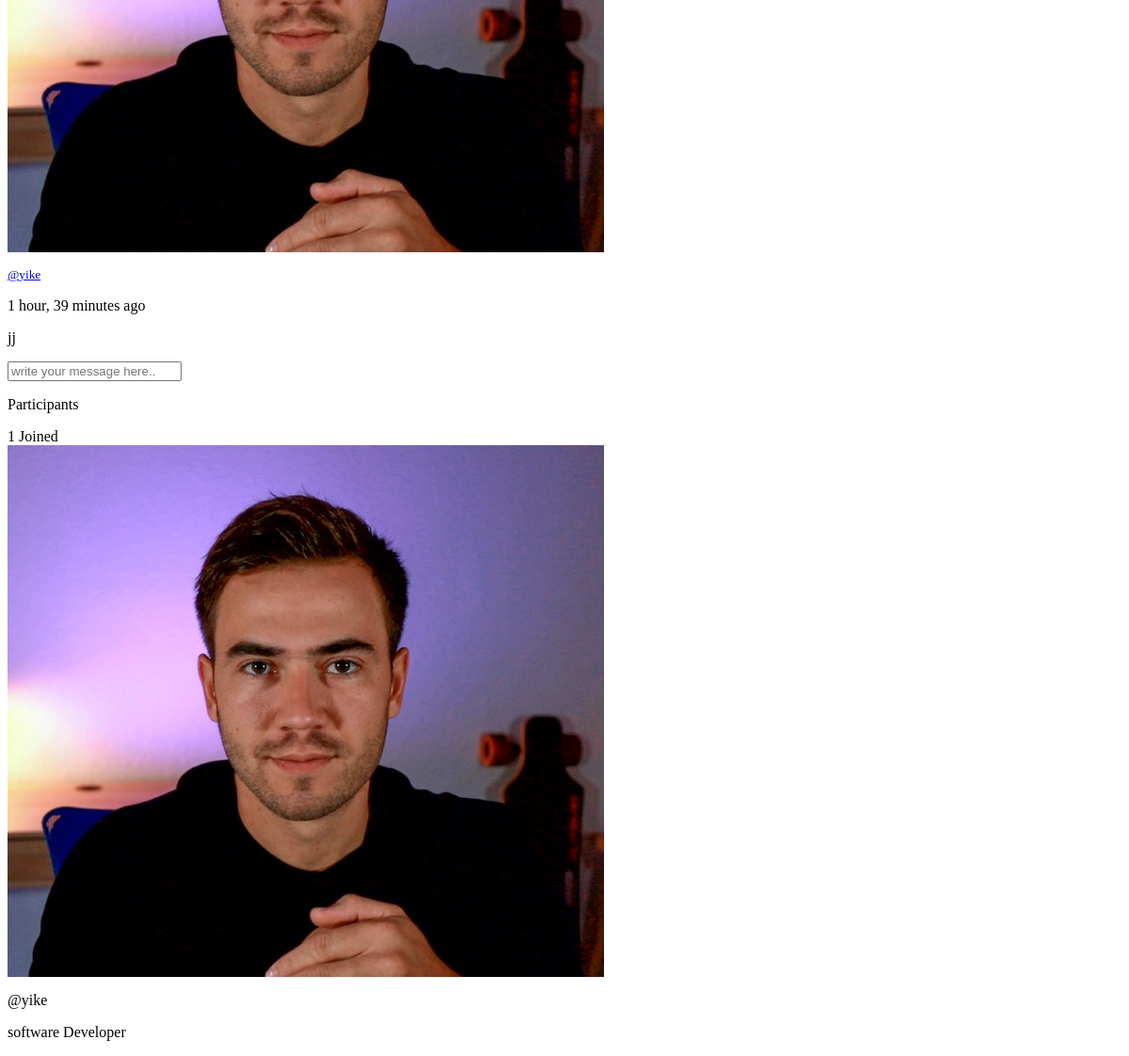
The app's page /room/1/ (lower part), older data.
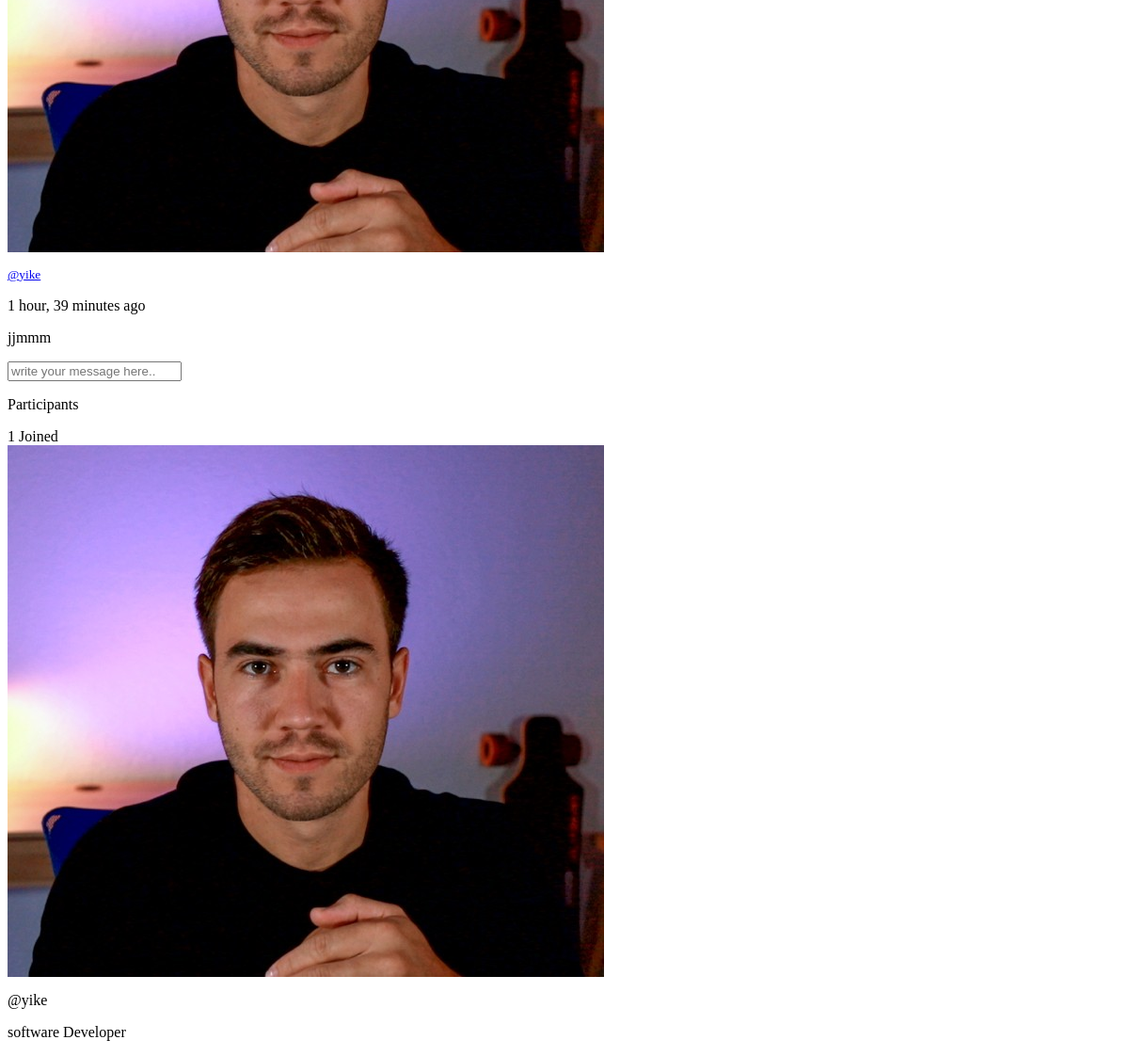
The same page, newer data.
### Backend/base/models.py (models this page shows)
class Message(models.Model):
    user = models.ForeignKey(User,on_delete=models.CASCADE)
    room = models.ForeignKey (Room,on_delete=models.CASCADE)
    body = models.TextField()
    updated  = models.DateTimeField(auto_now=True)
    created = models.DateTimeField(auto_now_add=True)
    class Meta:
        ordering = ['-updated','-created']
    def __str__(self):
        return self.body

### Backend/base/views.py (the view, shortened to what this page needs)
# urls.py: path('room/<str:pk>/',views.room,name='room'),
def room(request,pk):
    room = Room.objects.get(id=pk)
    room_messages = room.message_set.all().order_by('-created')
    participants = room.participants.all()
    context = {'room':room,
               'current_user': request.user,
               'room_messages':room_messages,
                'visible_words':100,
               'participants':participants,
               }
    return render(request,'base/room.html',context )

### Frontend/templates/base/room.html (shortened to what this page needs)
{% extends "main.html" %} {% block content %}
{%load static %}
<div class="grid grid-flow-col gap-2">
  <div class="grid-cols-8 bg-gray-700 mx-2">
    <div class="mx-2 bg-gray-900  ">
      <div class=" overflow-y-scroll">
        {% for message in room_messages %}
        <div class=" border-l border-green-500 m-2 p-2 ">
          <div class="flex flex-row justify-between">
            <div class="flex flex-row">
              <div class="relative">
                <img src="{%static 'images/dennis.jpg' %}" class="w-8 h-8 rounded-full inline" alt="">
              </div>
              <div class="ml-2 flex flex-row">
                <small> <a href="{% url 'user-profile' message.user.id %}" class="text-teal-500">@{{message.user}}
                  </a>
                </small>
                <p class="text-sm font-thin ml-2">{{message.created|timesince}} ago</p>
              </div>
            </div>
          </div>
          <p
            class="bg-gray-400 bg-opacity-25 border-b border-yellow-200 border-opacity-50 mt-3 px-2 py-2 rounded text-sm table">
            {{message|truncatewords:'100'}}
          </p>
        </div>
        {% endfor %}
      </div>
    </div>
    <div class="">
      <form action="" method="POST" class=" py-2 relative px-2 ">
        <input class="bg-gray-600 text-sm text-gray-200  p-2 rounded absolute w-full sticky" type="text" name="body"
          placeholder="write your message here.." />
      </form>
    </div>
  </div>
  <div class="grid-cols-4 bg-gray-700 mx-2">
    <div class="bg-purple-700 rounded pl-2  mt-2">
      <p class="text-xl text-gray-500 font-semibold mr-2 inline">Participants </p> <span
        class="text-sm ">{{room.participants.count}} Joined</span>
    </div>
    {% for user in participants%}
    <div class="flex flex-row mt-2 px-2 mx-2 ">
      <div class="relative">
        <img src="{%static 'images/dennis.jpg' %}" class="w-8 h-8 rounded-full inline" alt="">
      </div>
      <div class="ml-2 text-gray-500 font-normal">
        <p class="text-teal-500 ">@{{user.username}}</p>
        <p>software Developer</p>
      </div>
    </div>
    {% endfor %}
  </div>
</div>
{% endblock content %}

Row changes from the older to the newer data that the page shows:
changed Message "yike": body "jj" → "jjmmm"
